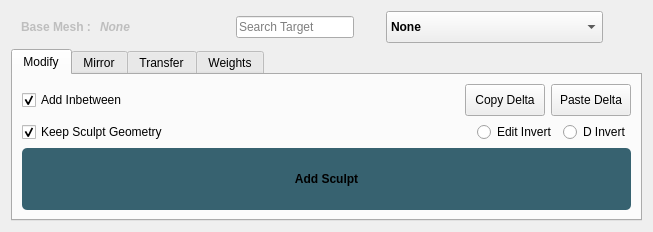
<?xml version="1.0" encoding="UTF-8"?>
<ui version="4.0">
 <class>bsToolWidget</class>
 <widget class="QWidget" name="bsToolWidget">
  <property name="geometry">
   <rect>
    <x>0</x>
    <y>0</y>
    <width>653</width>
    <height>232</height>
   </rect>
  </property>
  <property name="sizePolicy">
   <sizepolicy hsizetype="Preferred" vsizetype="Preferred">
    <horstretch>0</horstretch>
    <verstretch>0</verstretch>
   </sizepolicy>
  </property>
  <property name="maximumSize">
   <size>
    <width>16777215</width>
    <height>16777215</height>
   </size>
  </property>
  <property name="windowTitle">
   <string>Form</string>
  </property>
  <layout class="QVBoxLayout" name="verticalLayout_3">
   <item>
    <widget class="QWidget" name="filterWidget" native="true">
     <property name="sizePolicy">
      <sizepolicy hsizetype="Preferred" vsizetype="Fixed">
       <horstretch>0</horstretch>
       <verstretch>0</verstretch>
      </sizepolicy>
     </property>
     <property name="styleSheet">
      <string notr="true"/>
     </property>
     <layout class="QVBoxLayout" name="verticalLayout_4">
      <property name="spacing">
       <number>0</number>
      </property>
      <property name="leftMargin">
       <number>0</number>
      </property>
      <property name="topMargin">
       <number>0</number>
      </property>
      <property name="rightMargin">
       <number>0</number>
      </property>
      <property name="bottomMargin">
       <number>0</number>
      </property>
      <item>
       <layout class="QHBoxLayout" name="horizontalLayout">
        <item>
         <spacer name="horizontalSpacer_4">
          <property name="orientation">
           <enum>Qt::Horizontal</enum>
          </property>
          <property name="sizeType">
           <enum>QSizePolicy::Fixed</enum>
          </property>
          <property name="sizeHint" stdset="0">
           <size>
            <width>10</width>
            <height>5</height>
           </size>
          </property>
         </spacer>
        </item>
        <item>
         <widget class="QLabel" name="baseMeshLabel">
          <property name="enabled">
           <bool>false</bool>
          </property>
          <property name="font">
           <font>
            <weight>75</weight>
            <bold>true</bold>
           </font>
          </property>
          <property name="text">
           <string>Base Mesh : </string>
          </property>
         </widget>
        </item>
        <item>
         <spacer name="horizontalSpacer_5">
          <property name="orientation">
           <enum>Qt::Horizontal</enum>
          </property>
          <property name="sizeType">
           <enum>QSizePolicy::Fixed</enum>
          </property>
          <property name="sizeHint" stdset="0">
           <size>
            <width>5</width>
            <height>5</height>
           </size>
          </property>
         </spacer>
        </item>
        <item>
         <widget class="QLabel" name="meshLabel">
          <property name="enabled">
           <bool>false</bool>
          </property>
          <property name="font">
           <font>
            <weight>75</weight>
            <italic>true</italic>
            <bold>true</bold>
           </font>
          </property>
          <property name="text">
           <string>None</string>
          </property>
          <property name="textFormat">
           <enum>Qt::AutoText</enum>
          </property>
         </widget>
        </item>
        <item>
         <spacer name="horizontalSpacer_3">
          <property name="orientation">
           <enum>Qt::Horizontal</enum>
          </property>
          <property name="sizeType">
           <enum>QSizePolicy::Expanding</enum>
          </property>
          <property name="sizeHint" stdset="0">
           <size>
            <width>40</width>
            <height>20</height>
           </size>
          </property>
         </spacer>
        </item>
        <item>
         <widget class="QWidget" name="filterLineEditWidget" native="true">
          <property name="minimumSize">
           <size>
            <width>150</width>
            <height>32</height>
           </size>
          </property>
          <layout class="QHBoxLayout" name="horizontalLayout_2">
           <property name="spacing">
            <number>0</number>
           </property>
           <property name="leftMargin">
            <number>0</number>
           </property>
           <property name="topMargin">
            <number>0</number>
           </property>
           <property name="rightMargin">
            <number>0</number>
           </property>
           <property name="bottomMargin">
            <number>0</number>
           </property>
           <item>
            <widget class="QLineEdit" name="filterLineEdit">
             <property name="minimumSize">
              <size>
               <width>32</width>
               <height>0</height>
              </size>
             </property>
             <property name="placeholderText">
              <string>Search Target</string>
             </property>
             <property name="clearButtonEnabled">
              <bool>true</bool>
             </property>
            </widget>
           </item>
           <item>
            <widget class="QPushButton" name="loadTargetButton">
             <property name="minimumSize">
              <size>
               <width>32</width>
               <height>32</height>
              </size>
             </property>
             <property name="maximumSize">
              <size>
               <width>32</width>
               <height>32</height>
              </size>
             </property>
             <property name="styleSheet">
              <string notr="true">QPushButton {
    border: none;
    background: transparent;
    icon: url(:teAdd.svg);
}

QPushButton:hover {
	icon: url(:teAdd_Hover.svg);
}
</string>
             </property>
             <property name="text">
              <string/>
             </property>
             <property name="icon">
              <iconset theme=":teAdd.svg">
               <normaloff>.</normaloff>.</iconset>
             </property>
             <property name="iconSize">
              <size>
               <width>35</width>
               <height>35</height>
              </size>
             </property>
            </widget>
           </item>
          </layout>
         </widget>
        </item>
        <item>
         <widget class="QComboBox" name="filterComboBox">
          <property name="minimumSize">
           <size>
            <width>217</width>
            <height>32</height>
           </size>
          </property>
          <property name="maximumSize">
           <size>
            <width>16777215</width>
            <height>16777215</height>
           </size>
          </property>
          <property name="font">
           <font>
            <weight>75</weight>
            <italic>false</italic>
            <bold>true</bold>
            <strikeout>false</strikeout>
           </font>
          </property>
          <property name="focusPolicy">
           <enum>Qt::WheelFocus</enum>
          </property>
          <property name="contextMenuPolicy">
           <enum>Qt::NoContextMenu</enum>
          </property>
          <property name="inputMethodHints">
           <set>Qt::ImhNone</set>
          </property>
          <property name="editable">
           <bool>false</bool>
          </property>
          <item>
           <property name="text">
            <string>None</string>
           </property>
          </item>
         </widget>
        </item>
        <item>
         <spacer name="horizontalSpacer_6">
          <property name="orientation">
           <enum>Qt::Horizontal</enum>
          </property>
          <property name="sizeType">
           <enum>QSizePolicy::Fixed</enum>
          </property>
          <property name="sizeHint" stdset="0">
           <size>
            <width>2</width>
            <height>5</height>
           </size>
          </property>
         </spacer>
        </item>
        <item>
         <widget class="QPushButton" name="loadBsButton">
          <property name="sizePolicy">
           <sizepolicy hsizetype="Fixed" vsizetype="Fixed">
            <horstretch>0</horstretch>
            <verstretch>0</verstretch>
           </sizepolicy>
          </property>
          <property name="minimumSize">
           <size>
            <width>32</width>
            <height>32</height>
           </size>
          </property>
          <property name="maximumSize">
           <size>
            <width>32</width>
            <height>32</height>
           </size>
          </property>
          <property name="styleSheet">
           <string notr="true">QPushButton {
    border: none;
    background: transparent;
    icon: url(:teAdd.svg);
}

QPushButton:hover {
	icon: url(:teAdd_Hover.svg);
}
</string>
          </property>
          <property name="text">
           <string/>
          </property>
          <property name="icon">
           <iconset theme=":teAdd.svg">
            <normaloff>.</normaloff>.</iconset>
          </property>
          <property name="iconSize">
           <size>
            <width>35</width>
            <height>35</height>
           </size>
          </property>
         </widget>
        </item>
        <item>
         <spacer name="horizontalSpacer_7">
          <property name="orientation">
           <enum>Qt::Horizontal</enum>
          </property>
          <property name="sizeType">
           <enum>QSizePolicy::Fixed</enum>
          </property>
          <property name="sizeHint" stdset="0">
           <size>
            <width>5</width>
            <height>5</height>
           </size>
          </property>
         </spacer>
        </item>
       </layout>
      </item>
     </layout>
    </widget>
   </item>
   <item>
    <widget class="QTabWidget" name="bsTabWidget">
     <property name="currentIndex">
      <number>0</number>
     </property>
     <property name="movable">
      <bool>true</bool>
     </property>
     <widget class="QWidget" name="tabModify">
      <property name="enabled">
       <bool>true</bool>
      </property>
      <attribute name="title">
       <string>Modify</string>
      </attribute>
      <layout class="QVBoxLayout" name="verticalLayout_2">
       <item>
        <layout class="QVBoxLayout" name="verticalLayout">
         <item>
          <layout class="QHBoxLayout" name="horizontalLayout_5">
           <property name="sizeConstraint">
            <enum>QLayout::SetMinimumSize</enum>
           </property>
           <item>
            <widget class="QCheckBox" name="addInbetweenCheckBox">
             <property name="text">
              <string>Add Inbetween</string>
             </property>
             <property name="checked">
              <bool>true</bool>
             </property>
            </widget>
           </item>
           <item>
            <spacer name="horizontalSpacer_2">
             <property name="orientation">
              <enum>Qt::Horizontal</enum>
             </property>
             <property name="sizeHint" stdset="0">
              <size>
               <width>40</width>
               <height>20</height>
              </size>
             </property>
            </spacer>
           </item>
           <item>
            <widget class="QPushButton" name="pushButton_6">
             <property name="maximumSize">
              <size>
               <width>16777215</width>
               <height>32</height>
              </size>
             </property>
             <property name="text">
              <string>Copy Delta</string>
             </property>
            </widget>
           </item>
           <item>
            <widget class="QPushButton" name="pushButton_5">
             <property name="maximumSize">
              <size>
               <width>16777215</width>
               <height>32</height>
              </size>
             </property>
             <property name="styleSheet">
              <string notr="true"/>
             </property>
             <property name="text">
              <string>Paste Delta</string>
             </property>
            </widget>
           </item>
          </layout>
         </item>
         <item>
          <layout class="QHBoxLayout" name="horizontalLayout_3">
           <item>
            <widget class="QCheckBox" name="deleteSculptCheckBox">
             <property name="enabled">
              <bool>true</bool>
             </property>
             <property name="styleSheet">
              <string notr="true"/>
             </property>
             <property name="text">
              <string>Keep Sculpt Geometry</string>
             </property>
             <property name="checked">
              <bool>true</bool>
             </property>
             <property name="tristate">
              <bool>false</bool>
             </property>
            </widget>
           </item>
           <item>
            <spacer name="horizontalSpacer">
             <property name="orientation">
              <enum>Qt::Horizontal</enum>
             </property>
             <property name="sizeHint" stdset="0">
              <size>
               <width>40</width>
               <height>20</height>
              </size>
             </property>
            </spacer>
           </item>
           <item>
            <widget class="QRadioButton" name="radioButton_4">
             <property name="text">
              <string>Edit Invert</string>
             </property>
            </widget>
           </item>
           <item>
            <widget class="QRadioButton" name="radioButton_2">
             <property name="text">
              <string>D Invert</string>
             </property>
            </widget>
           </item>
          </layout>
         </item>
         <item>
          <layout class="QHBoxLayout" name="horizontalLayout_4">
           <property name="sizeConstraint">
            <enum>QLayout::SetMinAndMaxSize</enum>
           </property>
           <item>
            <widget class="QPushButton" name="addSculptButton">
             <property name="sizePolicy">
              <sizepolicy hsizetype="Minimum" vsizetype="Preferred">
               <horstretch>0</horstretch>
               <verstretch>0</verstretch>
              </sizepolicy>
             </property>
             <property name="minimumSize">
              <size>
               <width>0</width>
               <height>48</height>
              </size>
             </property>
             <property name="sizeIncrement">
              <size>
               <width>0</width>
               <height>0</height>
              </size>
             </property>
             <property name="styleSheet">
              <string notr="true">QPushButton {
    background-color: #376270;
    border-radius: 5px;

	font-weight: bold;

}
QPushButton:hover {
    background-color: #478893;
}
QPushButton:pressed {
    background-color: #0f1a1e;
}</string>
             </property>
             <property name="text">
              <string>Add Sculpt</string>
             </property>
            </widget>
           </item>
          </layout>
         </item>
        </layout>
       </item>
      </layout>
     </widget>
     <widget class="QWidget" name="tabMirror">
      <attribute name="title">
       <string>Mirror</string>
      </attribute>
     </widget>
     <widget class="QWidget" name="tabTransfer">
      <attribute name="title">
       <string>Transfer</string>
      </attribute>
     </widget>
     <widget class="QWidget" name="tabWeights">
      <attribute name="title">
       <string>Weights</string>
      </attribute>
     </widget>
    </widget>
   </item>
  </layout>
 </widget>
 <resources/>
 <connections/>
</ui>
